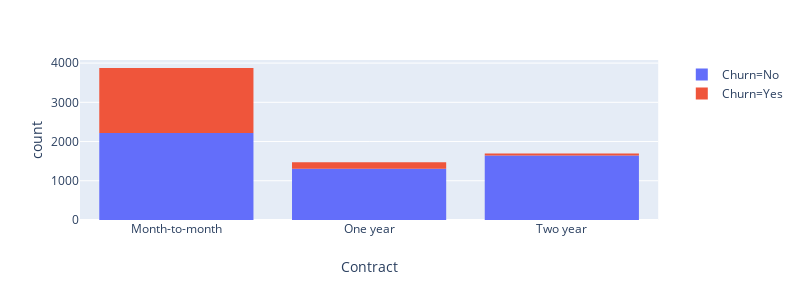
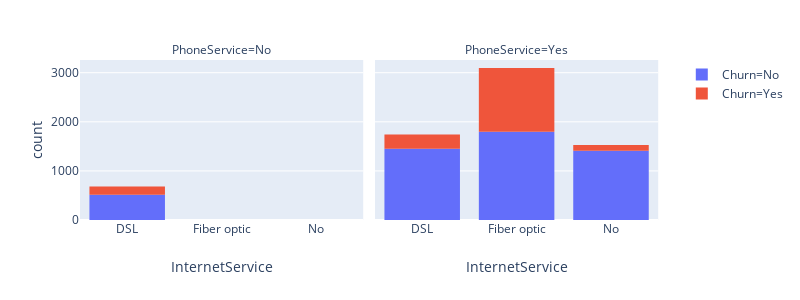

Notebook cell for these charts, in order:
### Code cell
#fig, axs = plt.subplots(2)
fig = px.histogram(dados, x="Contract", color="Churn", width=800, height=300)
fig2 = px.histogram(dados, x="InternetService", color="Churn", width=800, height=300, facet_col="PhoneService")

fig.show()
fig2.show()

### Figure 1 — Plotly figure (JSON) as saved in the notebook; plotly's stock layout.template omitted (floating-point values rounded to 4 significant figures; data arrays with more than 128 entries replaced by an {"elided": "..."} marker saying what was removed)
{"data": [{"alignmentgroup": "True", "bingroup": "x", "hoverlabel": {"namelength": 0}, "hovertemplate": "Churn=No<br>Contract=%{x}<br>count=%{y}", "legendgroup": "Churn=No", "marker": {"color": "#636efa"}, "name": "Churn=No", "offsetgroup": "Churn=No", "orientation": "v", "showlegend": true, "type": "histogram", "x": {"elided": "5174 str values"}, "xaxis": "x", "yaxis": "y"}, {"alignmentgroup": "True", "bingroup": "x", "hoverlabel": {"namelength": 0}, "hovertemplate": "Churn=Yes<br>Contract=%{x}<br>count=%{y}", "legendgroup": "Churn=Yes", "marker": {"color": "#EF553B"}, "name": "Churn=Yes", "offsetgroup": "Churn=Yes", "orientation": "v", "showlegend": true, "type": "histogram", "x": {"elided": "1869 str values"}, "xaxis": "x", "yaxis": "y"}], "layout": {"barmode": "relative", "height": 300, "legend": {"tracegroupgap": 0}, "margin": {"t": 60}, "width": 800, "xaxis": {"anchor": "y", "domain": [0, 0.98], "title": {"text": "Contract"}}, "yaxis": {"anchor": "x", "domain": [0, 1], "title": {"text": "count"}}}}

### Figure 2 — Plotly figure (JSON) as saved in the notebook; plotly's stock layout.template omitted (floating-point values rounded to 4 significant figures; data arrays with more than 128 entries replaced by an {"elided": "..."} marker saying what was removed)
{"data": [{"alignmentgroup": "True", "bingroup": "x", "hoverlabel": {"namelength": 0}, "hovertemplate": "Churn=No<br>PhoneService=No<br>InternetService=%{x}<br>count=%{y}", "legendgroup": "Churn=No", "marker": {"color": "#636efa"}, "name": "Churn=No", "offsetgroup": "Churn=No", "orientation": "v", "showlegend": true, "type": "histogram", "x": {"elided": "512 str values"}, "xaxis": "x", "yaxis": "y"}, {"alignmentgroup": "True", "bingroup": "x", "hoverlabel": {"namelength": 0}, "hovertemplate": "Churn=No<br>PhoneService=Yes<br>InternetService=%{x}<br>count=%{y}", "legendgroup": "Churn=No", "marker": {"color": "#636efa"}, "name": "Churn=No", "offsetgroup": "Churn=No", "orientation": "v", "showlegend": false, "type": "histogram", "x": {"elided": "4662 str values"}, "xaxis": "x2", "yaxis": "y2"}, {"alignmentgroup": "True", "bingroup": "x", "hoverlabel": {"namelength": 0}, "hovertemplate": "Churn=Yes<br>PhoneService=No<br>InternetService=%{x}<br>count=%{y}", "legendgroup": "Churn=Yes", "marker": {"color": "#EF553B"}, "name": "Churn=Yes", "offsetgroup": "Churn=Yes", "orientation": "v", "showlegend": true, "type": "histogram", "x": {"elided": "170 str values"}, "xaxis": "x", "yaxis": "y"}, {"alignmentgroup": "True", "bingroup": "x", "hoverlabel": {"namelength": 0}, "hovertemplate": "Churn=Yes<br>PhoneService=Yes<br>InternetService=%{x}<br>count=%{y}", "legendgroup": "Churn=Yes", "marker": {"color": "#EF553B"}, "name": "Churn=Yes", "offsetgroup": "Churn=Yes", "orientation": "v", "showlegend": false, "type": "histogram", "x": {"elided": "1699 str values"}, "xaxis": "x2", "yaxis": "y2"}], "layout": {"annotations": [{"font": {}, "showarrow": false, "text": "PhoneService=No", "x": 0.24, "xanchor": "center", "xref": "paper", "y": 1, "yanchor": "bottom", "yref": "paper"}, {"font": {}, "showarrow": false, "text": "PhoneService=Yes", "x": 0.74, "xanchor": "center", "xref": "paper", "y": 1, "yanchor": "bottom", "yref": "paper"}], "barmode": "relative", "height": 300, "legend": {"tracegroupgap": 0}, "margin": {"t": 60}, "width": 800, "xaxis": {"anchor": "y", "domain": [0, 0.48], "title": {"text": "InternetService"}}, "xaxis2": {"anchor": "y2", "domain": [0.5, 0.98], "matches": "x", "title": {"text": "InternetService"}}, "yaxis": {"anchor": "x", "domain": [0, 1], "title": {"text": "count"}}, "yaxis2": {"anchor": "x2", "domain": [0, 1], "matches": "y", "showticklabels": false}}}
